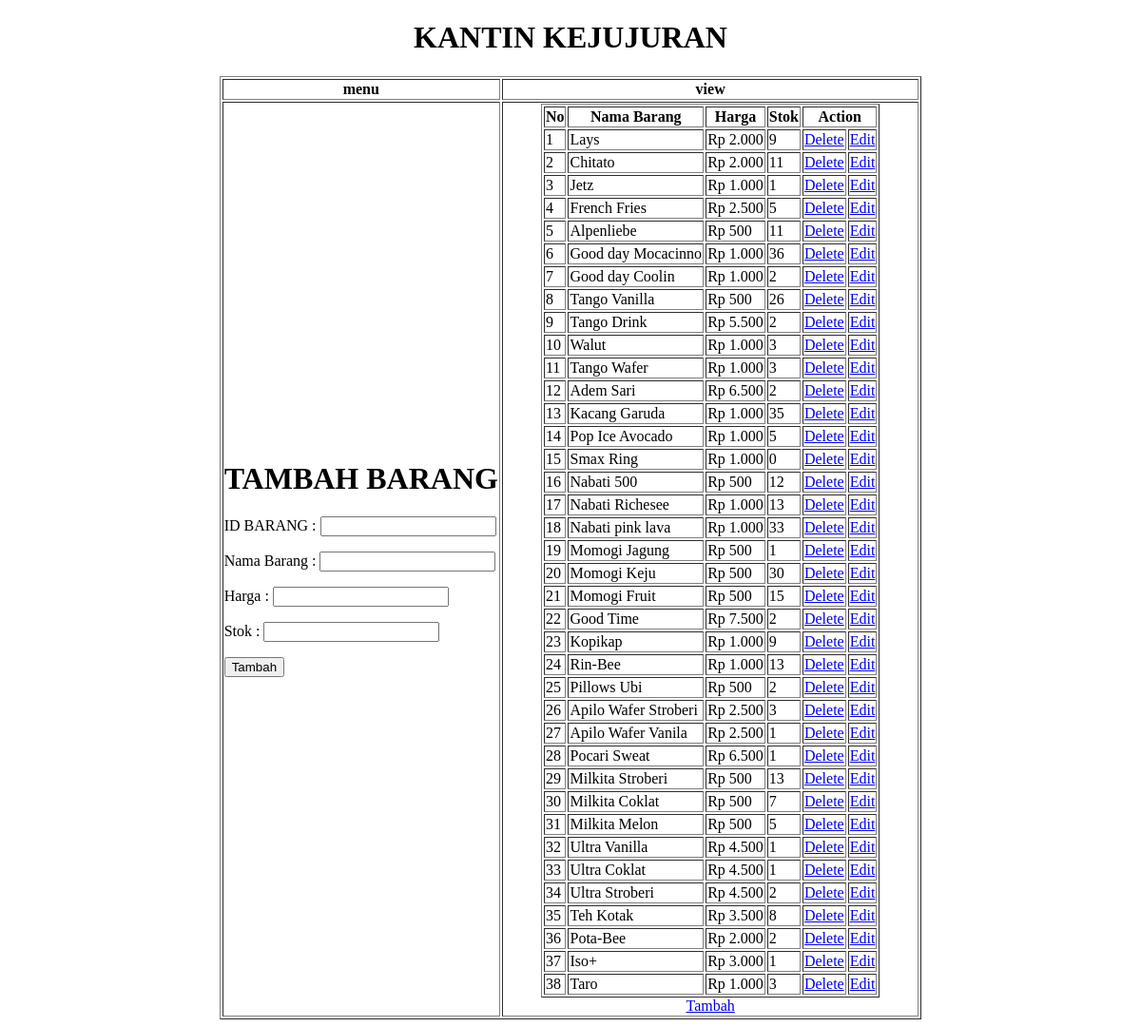
Page /barang/index.php on the earlier database version.
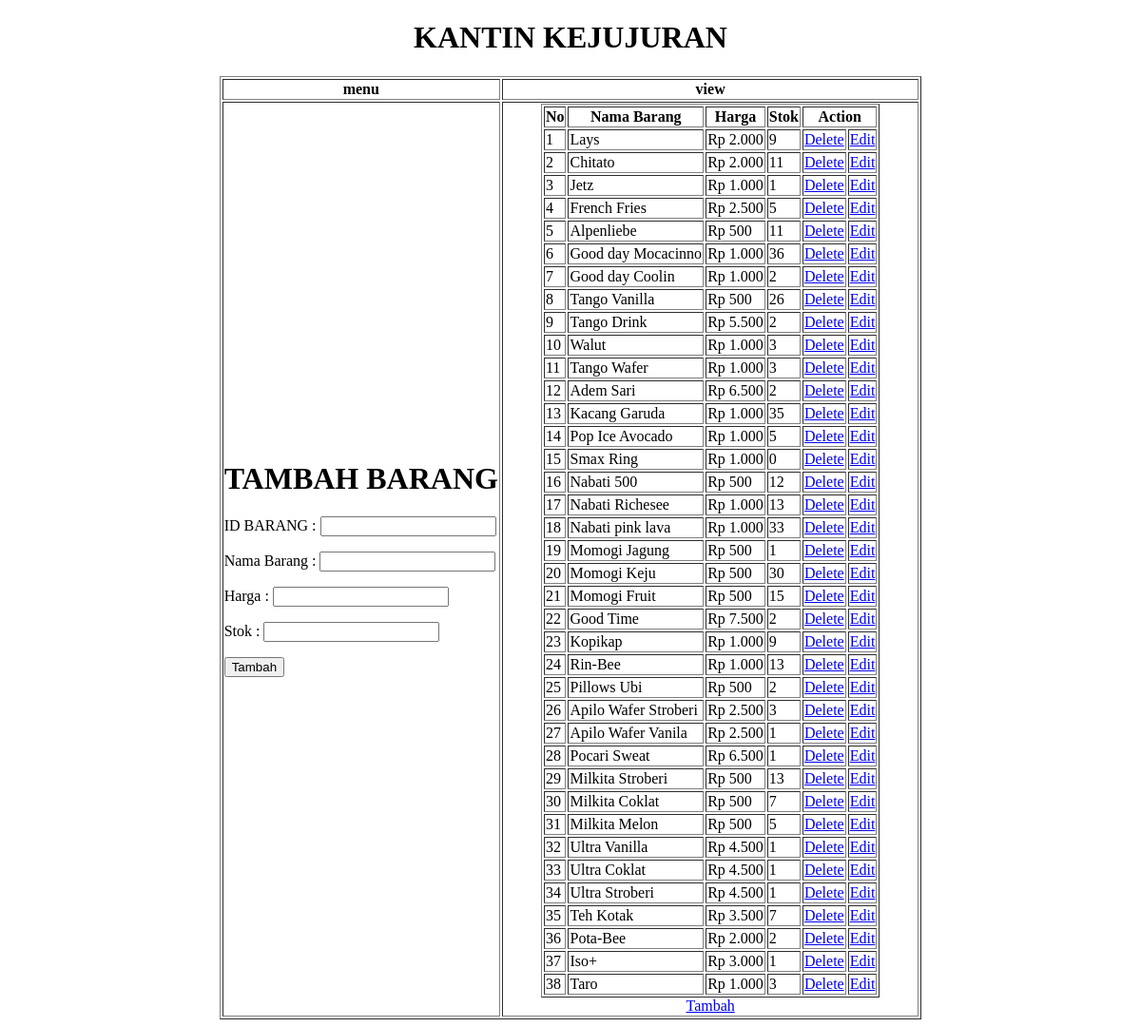
Same page on the later database version.
### tables this page shows
CREATE TABLE `barang` (
  `id_barang` varchar(20) NOT NULL,
  `nama_barang` varchar(20) NOT NULL,
  `harga` int NOT NULL,
  `stok` int NOT NULL
);

### barang/view.php (the view, shortened to what this page needs)
<?php
include 'config.php';
function rupiah($angka)
{
    $hasil_rupiah = "Rp " . number_format($angka, 0, ',', '.');
    return $hasil_rupiah;
}
$barang = mysqli_query($conn, "select * from barang");
?>
<!DOCTYPE html>
<html lang="en">
<head>
</head>
<body>
    <table border="1">
        <tr>
            <th>No</th>
            <th>Nama Barang</th>
            <th>Harga</th>
            <th>Stok</th>
            <th colspan="2">Action</th>
        </tr>
        <?php $no = 1;
        while ($r = mysqli_fetch_array($barang)) {
            echo "<tr>
                    <td>$no</td>
                    <td>$r[nama_barang]</td>
                    <td>" . rupiah($r['harga']) . "</td>
                    <td>$r[stok]</td>
                    <td><a href='delete.php?id=$r[id_barang]' onclick=\"return confirm('Yakin ini Dihapus?')\" >Delete</a></td>
                    <td><a href='edit.php?id=$r[id_barang]'>Edit</a></td>
                 </tr>";
            $no++;
        }
        ?>
    </table>
    <a href="tambahbarang.php">Tambah</a>
</body>
</html>

Differences in the rows shown:
changed barang "Ultra Stroberi": stok "2" → "1"
changed barang "Teh Kotak": stok "8" → "7"
